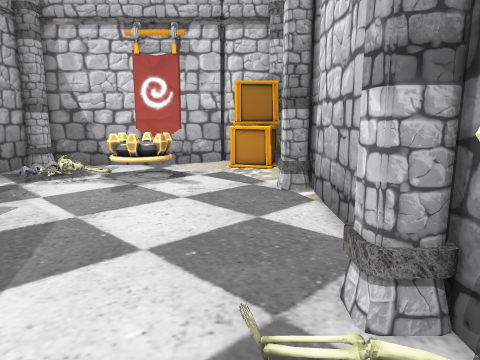
View 1 (above)

19 first-person views from a walk through a Godot game level. The camera is 1.3 m above the floor, tilts 10° down and sees 70° across. The floor is counted in squares, 0.45 m on a side. Each view is taken from the middle of a square. On the plan, view 1 faces up. The plan holds only what a view shows up to about 20 squares ahead; the rest is blank. The place goes on beyond the plan. Door leaves are left out where a doorway can be walked through.

View 2
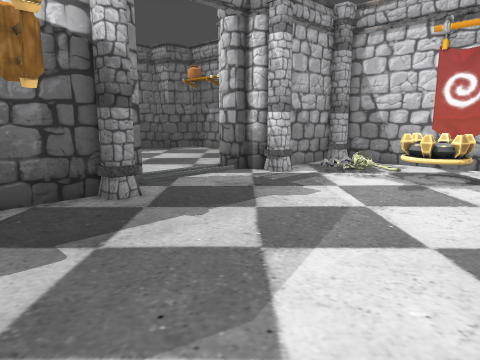

View 3
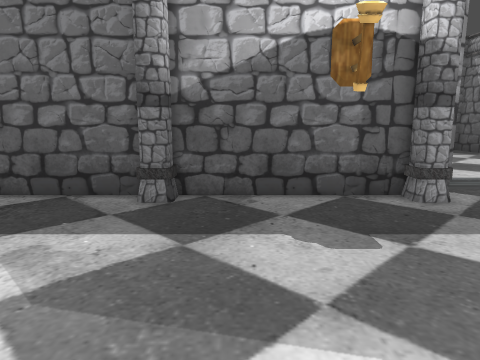

View 4
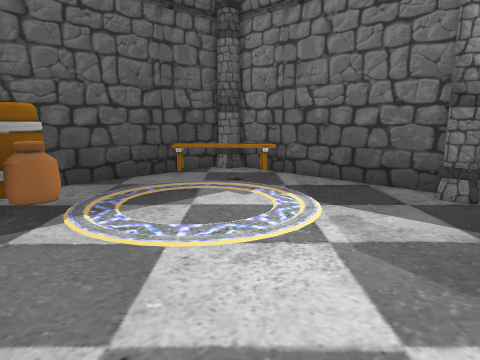

View 5
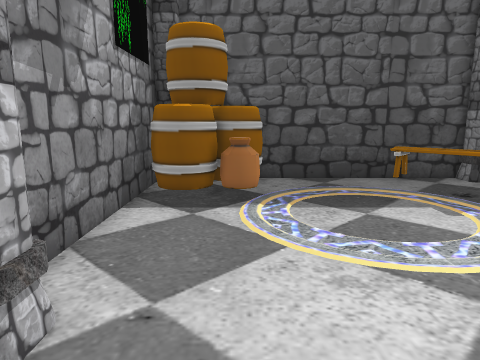

View 6
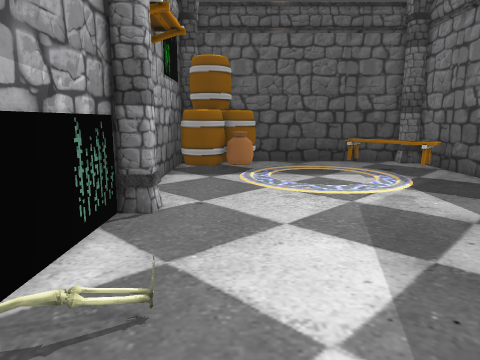

View 7
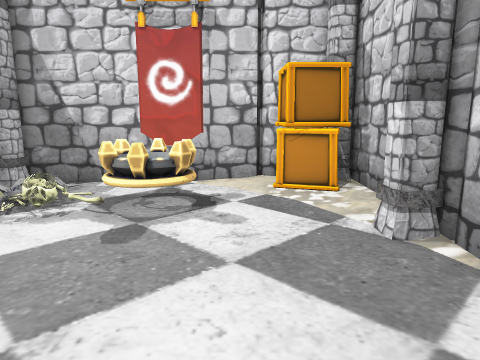

View 8
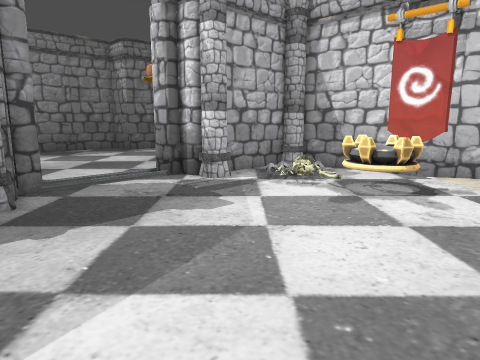

View 9
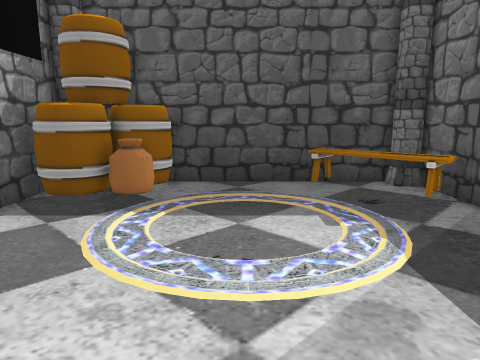

View 10
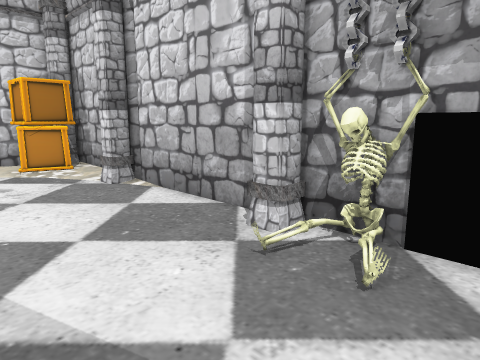

View 11
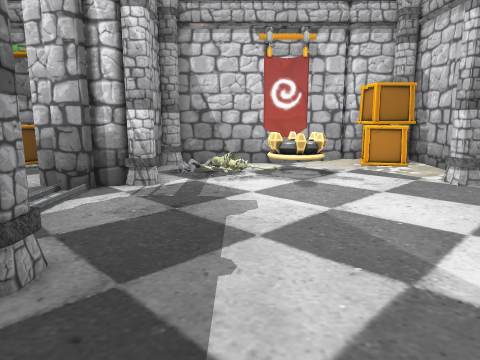

View 12
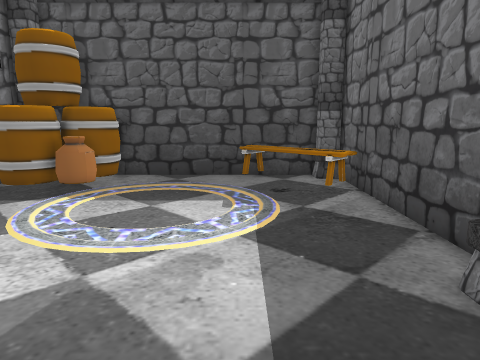

View 13
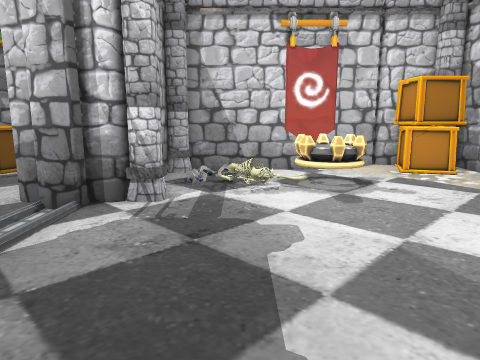

View 14
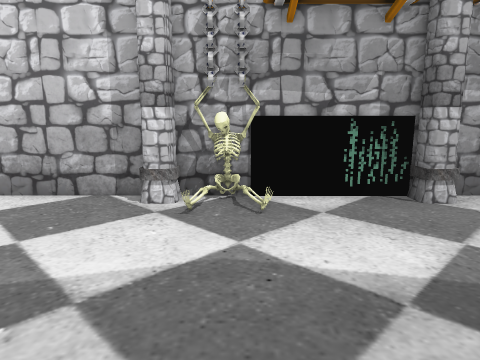

View 15
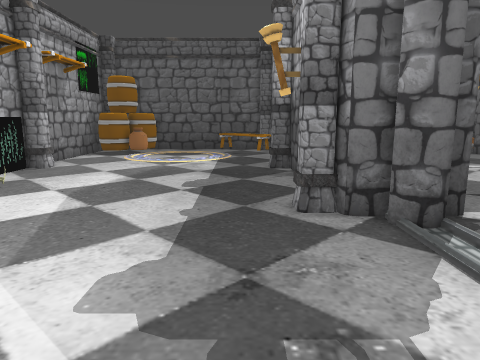

View 16
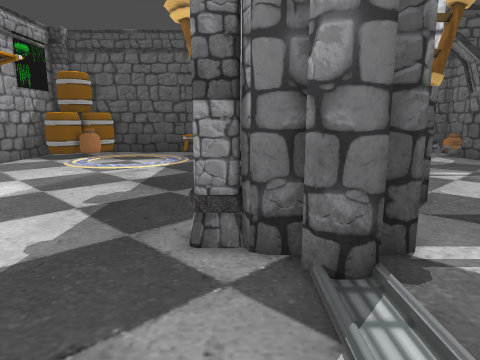

View 17
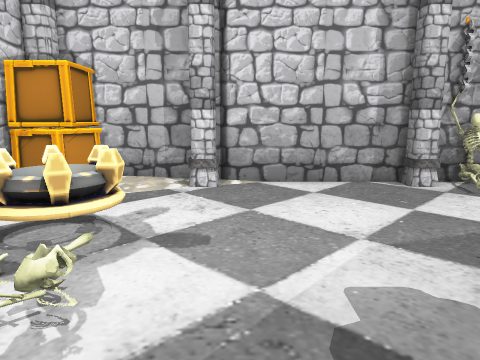

View 18
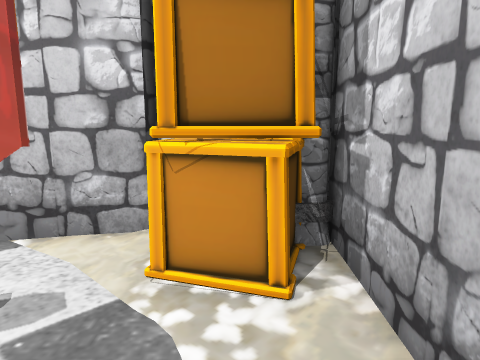

View 19
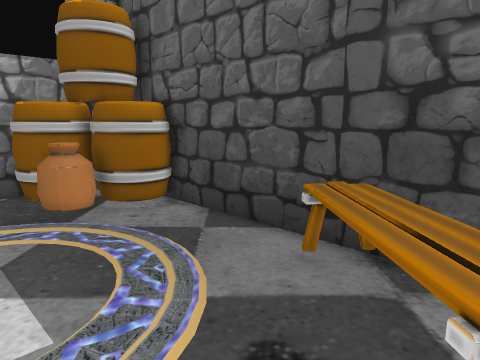

### Floor plan
Key: @ floor where view 1 was taken; # wall or solid block; . main floor; : floor 0.25 m higher than the main floor; / step, stairs or slope; D open door; P pillar; B banner; C crate; E bench; T pot; A barrel; O other object.
Columns run from 17 left of view 1 to 3 right of it. Each row starts with its distance up from view 1.
 22     #################
 21     #P  ...BBB...CCP#
 20     #. ..........CCC#
 19     #.......O....CCC#
 18     #...//.OOO......#
 17     #..:///OOO......#
 16     #....:/.O.......#
 15     #P.............P#
 14 ######.............##
 13 .#D#................#
 12 ..D.................#
 11 . D.................#
 10 . D.................#
  9 ..D.................#
  8 ..D.................#
  7 .#D#................#
  6 #####...............#
  5     PP.............P#
  4     #P.............##
  3     #..............##
  2     #..............##
  1     #...............#
  0     #............@..#
 -1     #...............#
 -2     #...............#
 -3     #...............#
 -4     #...............#
 -5     #P.............P#
 -6     #P.............P#
 -7     #...............#
 -8     #...............#
 -9     #...............#
-10     #...............#
-11     #...............#
-12     #...............#
-13     #E..............#
-14     #EE........TTTAA#
-15     #EEE.......TTTAA#
-16     # EEE......AAAAA#
-17     #P.EEE.....A A P#
-18     ############A####

Where each view was taken, in squares from view 1:
view 1: 0 up, 0 right, facing up
view 2: 1 down, 0 right, facing up-left
view 3: 2 down, 0 right, facing left
view 4: 2 down, 2 right, facing down-left
view 5: 1 down, 1 left, facing down
view 6: 6 up, 1 left, facing down
view 7: 6 up, 2 left, facing up
view 8: 3 up, 1 right, facing up-left
view 9: 2 down, 5 left, facing down
view 10: 1 down, 5 left, facing up-right
view 11: 1 down, 8 left, facing up
view 12: 0 up, 8 left, facing down
view 13: 2 up, 9 left, facing up
view 14: 2 up, 10 left, facing right
view 15: 16 up, 10 left, facing down
view 16: 13 up, 13 left, facing down
view 17: 13 up, 13 left, facing right
view 18: 14 up, 1 right, facing up
view 19: 11 down, 12 left, facing down-right
